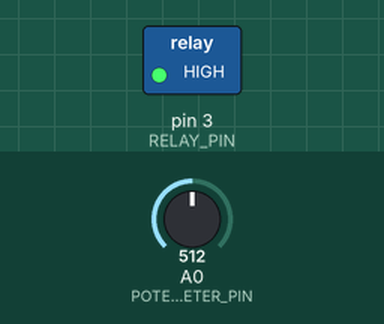
Bench run of a sketch on a simulated Arduino Uno, built with avr-gcc and run on an emulated ATmega328P. Parts: switched loads named in the sketch (green lamp = pin HIGH). The test bench sets the inputs (shaded band); at power-on: A0 (POTENTIOMETER_PIN) = 512.

Above: at 1.2 s.
1.3 s: A0 (POTENTIOMETER_PIN) set to 486
At 2.5 s:
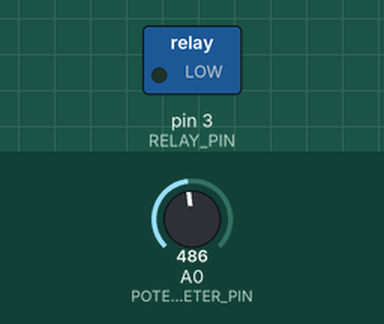
2.8 s: A0 (POTENTIOMETER_PIN) set to 510
At 3.6 s:
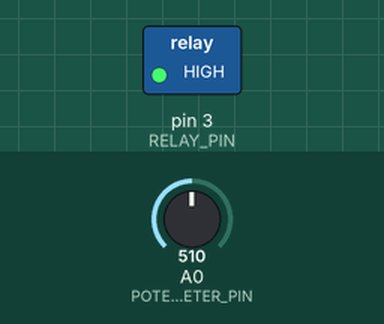
4.3 s: A0 (POTENTIOMETER_PIN) set to 490
At 4.7 s:
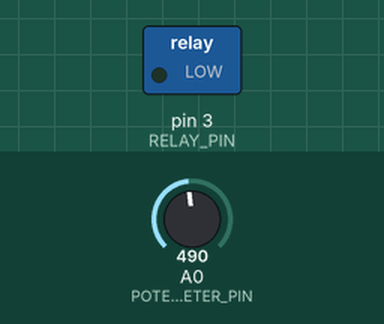
Timing chart, 0 to 7.3 s (numbered marks = the images above; inputs shaded):
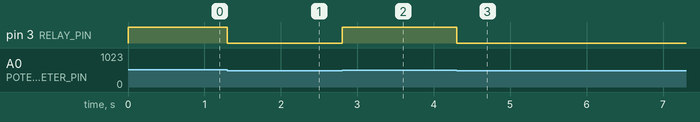

Measured:
- the behaviour switches between 501 and 500 on A0 (POTENTIOMETER_PIN) (found by bisection; images 0 and 1)
- after the input at 1.3 s, pin 3 (RELAY_PIN): HIGH → LOW at once
- after the input at 2.8 s, pin 3 (RELAY_PIN): LOW → HIGH at once
- after the input at 4.3 s, pin 3 (RELAY_PIN): HIGH → LOW at once

The sketch:

Potentiometer_triggers_relay.ino
```cpp
// constants won't change
const int POTENTIOMETER_PIN = A0; // Arduino pin connected to Potentiometer pin
const int RELAY_PIN         = 3;  // Arduino pin connected to Relay's pin
const int ANALOG_THRESHOLD  = 500;

void setup() {
  pinMode(RELAY_PIN, OUTPUT); // set arduino pin to output mode
}

void loop() {
  int analogValue = analogRead(POTENTIOMETER_PIN); // read the input on analog pin

  if(analogValue > ANALOG_THRESHOLD)
    digitalWrite(RELAY_PIN, HIGH); // turn on Relay
  else
    digitalWrite(RELAY_PIN, LOW);  // turn off Relay
}
```
